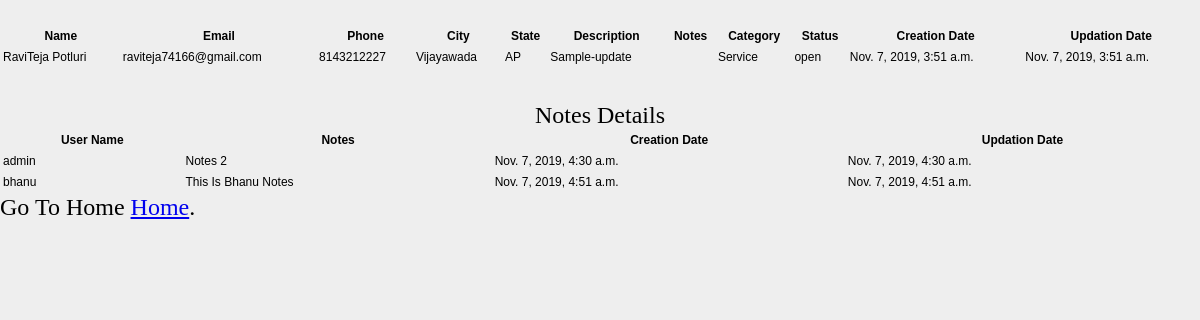
Page /viewnotes/4 on the committed database.
### ticket/models.py (models this page shows)
class TicketDetails(models.Model):
    ticketid = models.AutoField(primary_key=True)
    userobjects = models.ForeignKey(UserObjects, on_delete=models.CASCADE, blank=True, null=True)
    name = models.CharField(max_length=32)
    email = models.EmailField(max_length=64)
    phone = models.CharField(max_length=10)
    city = models.CharField(max_length=32)
    state = models.CharField(max_length=32)
    ticket_desc = models.CharField(max_length=128)
    notes = models.CharField(max_length=128,default ="")
    ticket_category = models.CharField(max_length=32)
    status = models.CharField(max_length=32)
    creation_date = models.DateTimeField(auto_now_add=True)
    updation_date = models.DateTimeField(auto_now=True)
    class Meta:
        db_table = "ticketdetails"

class NotesDetails(models.Model):
    notesid = models.AutoField(primary_key=True)
    ticket = models.ForeignKey(TicketDetails, on_delete=models.CASCADE)
    notes = models.CharField(max_length=128)
    userobjects = models.ForeignKey(UserObjects, on_delete=models.CASCADE, blank=True, null=True)
    creation_date = models.DateTimeField(auto_now_add=True)
    updation_date = models.DateTimeField(auto_now=True)
    class Meta:
        db_table = "notesdetails"

class UserObjects(models.Model):
    id = models.AutoField(primary_key=True)
    first_name = models.CharField(max_length=32)
    last_name = models.CharField(max_length=32)
    email = models.CharField(max_length=32)
    username = models.CharField(max_length=32)
    password = models.CharField(max_length=32)
    creation_date = models.DateTimeField(auto_now_add=True)
    updation_date = models.DateTimeField(auto_now=True)
    class Meta:
        db_table = "userobjects"
        unique_together = ('username', 'password')

### ticket/views.py (the view)
# urls.py: path('viewnotes/<int:id>', views.viewnotes),
def viewnotes(request, id):
    ticket = TicketDetails.objects.filter(ticketid=id)
    notes = NotesDetails.objects.filter(ticket=id)
    return render(request,'viewnotes.html', {'ticket':ticket, 'data':notes})

### ticket/templates/viewnotes.html (shortened to what this page needs)
<!DOCTYPE html>
<html lang="en">
<head>
     {% load staticfiles %}
    <link rel="stylesheet" href="{% static 'css/style.css' %}"/>
</head>
<body>
  <table id="example" class="table table-striped table-bordered" style="width:100%">
      <thead>
          <tr>
              <th>Name</th>
              <th>Email</th>
              <th>Phone</th>
              <th>City</th>
              <th>State</th>
              <th>Description</th>
              <th>Notes</th>
              <th>Category</th>
              <th>Status</th>
              <th>Creation Date</th>
              <th>Updation Date</th>
          </tr>
      </thead>
    <tbody>
{% for record in ticket %}
    <tr>
        <td>{{ record.name }}</td>
        <td>{{ record.email }}</td>
        <td>{{ record.phone }}</td>
        <td>{{ record.city }}</td>
        <td>{{ record.state }}</td>
        <td>{{ record.ticket_desc }}</td>
        <td>{{ record.notes }}</td>
        <td>{{ record.ticket_category }}</td>
        <td>{{ record.status }}</td>
        <td>{{ record.creation_date }}</td>
        <td>{{ record.updation_date }}</td>
    </tr>
{% endfor %}
    </tbody>
</table>
<br>
<br>
<center><h1>Notes Details</h1></center>
<table id="example" class="table table-striped table-bordered" style="width:100%">
    <thead>
        <tr>
            <th>User Name</th>
            <th>Notes</th>
            <th>Creation Date</th>
            <th>Updation Date</th>
        </tr>
    </thead>
  <tbody>
{% for record in data %}
  <tr>
      <td>{{ record.userobjects.username }}</td>
      <td>{{ record.notes }}</td>
      <td>{{ record.creation_date }}</td>
      <td>{{ record.updation_date }}</td>
  </tr>
{% endfor %}
  </tbody>
</table>
<div class="container signin">
  <h1>Go To Home <a href="/">Home</a>.</h1>
</div>
</body>
</html>

### ticket/static/css/style.css (style rules this page uses)
body { font:12px/1.4 Verdana,Arial; background:#eee; height:100%; margin:25px 0; padding:0 }
h1 { font:24px Georgia,Verdana; margin:0 }

### rows in the picture
TicketDetails: name "RaviTeja Potluri", email "raviteja74166@gmail.com", phone "8143212227", city "Vijayawada", state "AP", ticket_desc "Sample-update", ticket_category "Service", status "open", creation_date "Nov. 7, 2019, 3:51 a.m.", updation_date "Nov. 7, 2019, 3:51 a.m."
NotesDetails: userobjects.username "admin", notes "Notes 2", creation_date "Nov. 7, 2019, 4:30 a.m.", updation_date "Nov. 7, 2019, 4:30 a.m."
NotesDetails: userobjects.username "bhanu", notes "This Is Bhanu Notes", creation_date "Nov. 7, 2019, 4:51 a.m.", updation_date "Nov. 7, 2019, 4:51 a.m."
